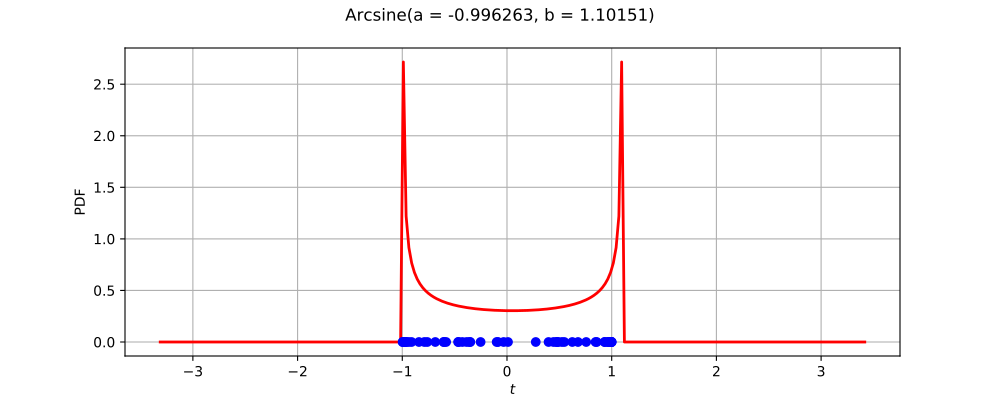

Reproduce this figure in Python.
import openturns as ot
from matplotlib import pyplot as plt
from openturns.viewer import View
ot.RandomGenerator.SetSeed(0)
factory = ot.ArcsineFactory()
ref = factory.build()
dimension = ref.getDimension()
if dimension <= 2:
    sample = ref.getSample(50)
    distribution = factory.build(sample)
    if dimension == 1:
        distribution.setDescription(['$t$'])
        pdf_graph = distribution.drawPDF(256)
        cloud = ot.Cloud(sample, ot.Sample(sample.getSize(), 1))
        cloud.setColor('blue')
        cloud.setPointStyle('fcircle')
        pdf_graph.add(cloud)
        pdf_graph.setTitle(str(distribution))
        fig = plt.figure(figsize=(10, 4))
        pdf_axis = fig.add_subplot(111)
        View(pdf_graph, figure=fig, axes=[pdf_axis], add_legend=False)
    else:
        sample = ref.getSample(500)
        distribution.setDescription(['$t_0$', '$t_1$'])
        pdf_graph = distribution.drawPDF([256]*2)
        cloud = ot.Cloud(sample)
        cloud.setColor('red')
        cloud.setPointStyle('fcircle')
        pdf_graph.add(cloud)
        pdf_graph.setTitle(str(distribution))
        fig = plt.figure(figsize=(10, 4))
        pdf_axis = fig.add_subplot(111)
        View(pdf_graph, figure=fig, axes=[pdf_axis], add_legend=False, square_axes=True)
